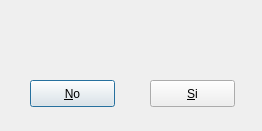
<?xml version="1.0" encoding="UTF-8"?>
<ui version="4.0">
 <class>mensajebox</class>
 <widget class="QDialog" name="mensajebox">
  <property name="geometry">
   <rect>
    <x>0</x>
    <y>0</y>
    <width>262</width>
    <height>131</height>
   </rect>
  </property>
  <property name="minimumSize">
   <size>
    <width>262</width>
    <height>131</height>
   </size>
  </property>
  <property name="maximumSize">
   <size>
    <width>262</width>
    <height>131</height>
   </size>
  </property>
  <property name="windowTitle">
   <string>Dialog</string>
  </property>
  <widget class="QPushButton" name="pushButton">
   <property name="geometry">
    <rect>
     <x>30</x>
     <y>80</y>
     <width>85</width>
     <height>27</height>
    </rect>
   </property>
   <property name="text">
    <string>&amp;No</string>
   </property>
  </widget>
  <widget class="QPushButton" name="pushButton_2">
   <property name="geometry">
    <rect>
     <x>150</x>
     <y>80</y>
     <width>85</width>
     <height>27</height>
    </rect>
   </property>
   <property name="text">
    <string>&amp;Si</string>
   </property>
  </widget>
  <widget class="QLabel" name="pregunta">
   <property name="geometry">
    <rect>
     <x>80</x>
     <y>29</y>
     <width>171</width>
     <height>31</height>
    </rect>
   </property>
   <property name="text">
    <string/>
   </property>
  </widget>
  <widget class="QLabel" name="imagelabel">
   <property name="geometry">
    <rect>
     <x>20</x>
     <y>20</y>
     <width>51</width>
     <height>51</height>
    </rect>
   </property>
   <property name="text">
    <string/>
   </property>
  </widget>
 </widget>
 <resources/>
 <connections>
  <connection>
   <sender>pushButton</sender>
   <signal>clicked()</signal>
   <receiver>mensajebox</receiver>
   <slot>reject()</slot>
   <hints>
    <hint type="sourcelabel">
     <x>86</x>
     <y>106</y>
    </hint>
    <hint type="destinationlabel">
     <x>81</x>
     <y>116</y>
    </hint>
   </hints>
  </connection>
  <connection>
   <sender>pushButton_2</sender>
   <signal>clicked()</signal>
   <receiver>mensajebox</receiver>
   <slot>accept()</slot>
   <hints>
    <hint type="sourcelabel">
     <x>203</x>
     <y>93</y>
    </hint>
    <hint type="destinationlabel">
     <x>204</x>
     <y>117</y>
    </hint>
   </hints>
  </connection>
 </connections>
</ui>
